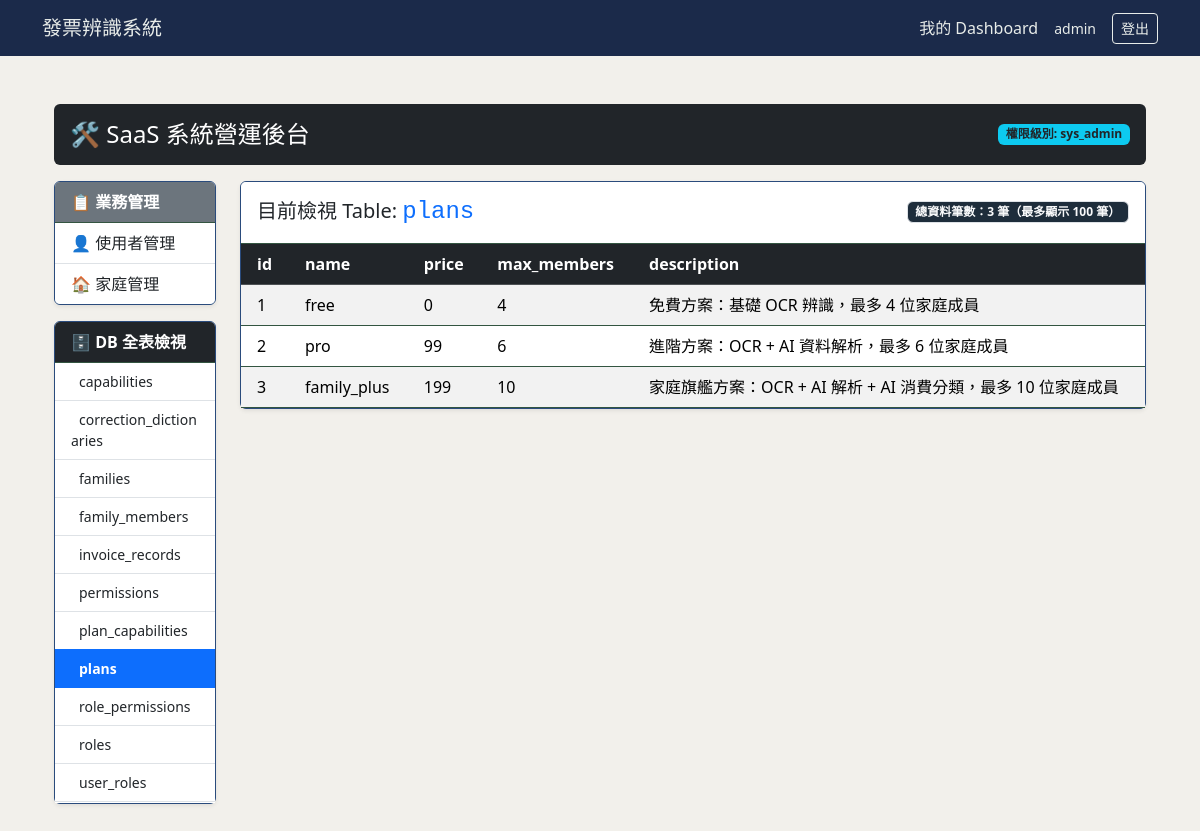
The page /admin/?table=plans (signed in) on the database its author committed.
### database/models/user.py (models this page shows)
class User(UserMixin,TimestampMixin, SoftDeleteMixin, db.Model):
    __tablename__ = 'users'
    id: Mapped[int] = mapped_column(Integer, primary_key=True)
    username: Mapped[str] = mapped_column(String(100), unique=True, nullable=False)
    email: Mapped[str] = mapped_column(String(120), unique=True, nullable=False)
    password_hash: Mapped[str] = mapped_column(String(200), nullable=True)
    google_id: Mapped[str] = mapped_column(String(100), unique=True, nullable=True)
    avatar: Mapped[str] = mapped_column(String(255), nullable=True)
    google_credentials: Mapped[str] = mapped_column(String(2000), nullable=True)
    target_sheet_id: Mapped[str] = mapped_column(String(100), nullable=True)
    invoices: Mapped[list["InvoiceRecord"]] = relationship("InvoiceRecord", backref="owner", lazy=True)
    roles: Mapped[list["Role"]] = relationship("Role", secondary=user_roles, back_populates="users")

### database/models/subscription/plan.py (models this page shows, shortened)
class Plan(db.Model):
    __tablename__ = 'plans'
    id = db.Column(db.Integer, primary_key=True)
    name = db.Column(db.String(50), unique=True, nullable=False)   # free / pro / family_plus
    price = db.Column(db.Integer, default=0)
    max_members = db.Column(db.Integer, default=4)                 # 免費方案家庭成員上限
    description = db.Column(db.String(255), nullable=True)
    capabilities = db.relationship("Capability", secondary="plan_capabilities", back_populates="plans")
    families = db.relationship("Family", back_populates="plan")

### routes/admin_bp.py (the view)
@admin_bp.route("/")
@admin_required
def admin_index():
    inspector = inspect(db.engine)
    table_names = inspector.get_table_names()
    selected_table = request.args.get('table', table_names[0] if table_names else None)
    table_columns = []
    table_rows = []
    total_count = 0
    if selected_table and selected_table in table_names:
        columns_info = inspector.get_columns(selected_table)
        table_columns = [col['name'] for col in columns_info]
        query = text(f'SELECT * FROM "{selected_table}" LIMIT 100')
        result = db.session.execute(query)
        table_rows = [dict(row._mapping) for row in result]
        count_query = text(f'SELECT COUNT(*) FROM "{selected_table}"')
        total_count = db.session.execute(count_query).scalar()
    return render_template(
        'dashboard/admin/index.html',
        table_names=table_names,
        selected_table=selected_table,
        table_columns=table_columns,
        table_rows=table_rows,
        total_count=total_count
    )

### core/login.py (called while the page is built)
@login_manager.user_loader
def load_user(user_id: str):
    return User.query.get(int(user_id))

### templates/dashboard/admin/index.html (shortened to what this page needs)
{% extends "base.html" %}
{% block content %}
<div class="container-fluid py-4">
	<div class="row mb-3">
		{% include "dashboard/admin/_header.html" %}
	</div>
	<div class="row">
		{% include "dashboard/admin/_sidebar.html" %}
		<div class="col-md-9 col-lg-10">
			{% if selected_table %}
			<div class="card shadow-sm">
				<div class="card-header bg-white d-flex justify-content-between align-items-center py-3">
					<h5 class="mb-0">
						目前檢視 Table: <code class="fs-4 text-primary">{{ selected_table }}</code>
					</h5>
					<span class="badge bg-light text-light border">
						總資料筆數：<strong>{{ total_count }}</strong> 筆（最多顯示 100 筆）
					</span>
				</div>
				<div class="card-body p-0">
					<div class="table-responsive" style="max-height: 65vh;">
						<table class="table table-hover table-striped border-0 mb-0 align-middle">
							<thead class="table-dark sticky-top">
								<tr>
								{% for col in table_columns %}
									<th scope="col" class="text-nowrap px-3">{{ col }}</th>
								{% endfor %}
								</tr>
							</thead>
							<tbody>
								{% if table_rows %}
								{% for row in table_rows %}
									<tr>
									{% for col in table_columns %}
										<td class="text-nowrap px-3">
										{% if row[col] is none %}
											<span class="badge bg-secondary opacity-50">NULL</span>
										{% elif row[col] is sameas true %}
											<span class="badge bg-success">TRUE</span>
										{% elif row[col] is sameas false %}
											<span class="badge bg-danger">FALSE</span>
										{% else %}
											{{ row[col] }}
										{% endif %}
										</td>
									{% endfor %}
									</tr>
								{% endfor %}
								{% endif %}
							</tbody>
						</table>
					</div>
				</div>
			</div>
			{% else %}
			<div class="alert alert-warning" role="alert">
				尚未偵測到任何資料庫 Table，請先確認 `database/init_db.py` 是否已正常執行。
			</div>
			{% endif %}
		</div>
	</div>
</div>
{% endblock %}

### templates/base.html (shortened to what this page needs)
<!DOCTYPE html>
<html lang="zh-TW">
<head>
    <link href="https://cdn.jsdelivr.net/npm/bootstrap@5.3.2/dist/css/bootstrap.min.css" rel="stylesheet">
    <link rel="stylesheet" href="{{ url_for('static', filename='css/style.css') }}">
</head>
<body>
    <nav class="navbar">
        <div class="container">
            <a class="navbar-brand" href="{{ url_for('invoice.upload_view') }}">發票辨識系統</a>
            <div class="d-flex align-items-center gap-3">
                {% if current_user.is_authenticated %}
                    <a class="text-decoration-none" href="{{ url_for('dashboard.index') }}">
                        {% if current_user.is_admin %}管理後台{% else %}我的 Dashboard{% endif %}
                    </a>
                    <span class="small">{{ current_user.username }}</span>
                    <a class="btn btn-outline-light btn-sm" href="{{ url_for('auth.logout') }}">登出</a>
                {% else %}
                    <a class="btn btn-outline-light btn-sm" href="{{ url_for('auth.login') }}">登入</a>
                {% endif %}
            </div>
        </div>
    </nav>
    <main class="container py-4">
        {% block content %}{% endblock %}
    </main>
</body>
</html>

### static/css/style.css (style rules this page uses)
body { background-color: #F2F0EB; color: #8CADD3; }
.navbar { background-color: #1B2A4A; }
.navbar .navbar-brand, .navbar a, .navbar span { color: #E8ECE9; }
.navbar .btn-outline-light { color: #E8ECE9; border-color: #E8ECE9; }
.card { background-color: #D3E4F1; border-color: #2A4B7C; }
.card-header { background-color: #0f2a1b; border-bottom-color: #335541; }
.table { color: #e5e7eb; }
.table thead { background-color: #0f2a1a; }
.table tbody tr { border-bottom-color: #335541; }
.bg-light { background-color: #1e2d3b !important; }

### rows shown on the page
User: username "admin"
Plan: id "1" "free" "0" "4" "免費方案：基礎 OCR 辨識，最多 4 位家庭成員"
Plan: id "2" "pro" "99" "6" "進階方案：OCR + AI 資料解析，最多 6 位家庭成員"
Plan: id "3" "family_plus" "199" "10" "家庭旗艦方案：OCR + AI 解析 + AI 消費分類，最多 10 位家庭成員"

### other values the page prints
{{ name }} "capabilities" "correction_dictionaries" "families" "family_members" "invoice_records" "permissions" "plan_capabilities" "plans" "role_permissions" "roles" "user_roles"
{{ selected_table }} "plans"
{{ total_count }} "3"
{{ col }} "id" "name" "price" "max_members" "description"
